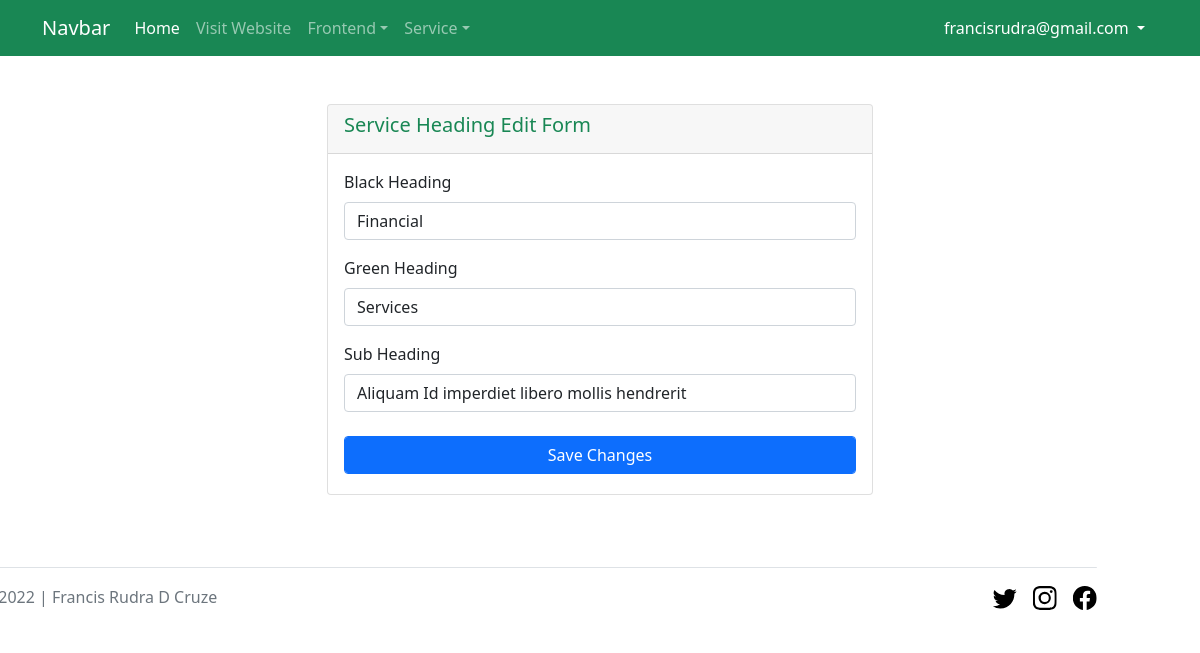
/admin/service_edit.php?service_head_id=1 (signed in), run on the app's committed database.
### tables this page shows
CREATE TABLE `service_heads` (
  `id` int(11) NOT NULL,
  `black_head` varchar(100) NOT NULL,
  `green_head` varchar(100) NOT NULL,
  `service_sub_head` varchar(255) NOT NULL,
  `active_status` int(1) NOT NULL DEFAULT 0
);

### db.php (called while the page is built, shortened)
<?php
function db_connect(){
    $db_host = "localhost";
    $db_user = "root";
    $db_pass = "";
    $db_name = "finance_business";
    return mysqli_connect($db_host, $db_user, $db_pass, $db_name);
}
?>

### admin/service_edit.php (the view, shortened to what this page needs)
<?php
    require_once '../header.php';
    require_once 'navbar.php';
    require_once '../db.php';
    $service_head_id = $_GET['service_head_id'];
    $get_query = "SELECT * FROM service_heads WHERE id = $service_head_id";
    $result_from_db = mysqli_query(db_connect(), $get_query);
    $after_assoc_head = mysqli_fetch_assoc($result_from_db);
?>
    <div class="container">
        <div class="row">
        <div class="col-lg-6 mx-auto mb-5">
                <div class="card mt-5">
                    <div class="card-header">
                        <h5 class="card-title text-success text-capitalize">Service Heading Edit form</h5>
                    </div>
                    <div class="card-body">
                        <form action="service_edit_post.php" method="post">
                            <div class="mb-3">
                                <label class="form-label">Black Heading</label>
                                <input type="text"  name="black_heading" class="form-control <?php
                                    if(isset($_SESSION['black_heading_err'])){
                                        echo $_SESSION['black_heading_err'];
                                        unset($_SESSION['black_heading_err']);
                                    }
                                ?>" value="<?= $after_assoc_head['black_head']?>">
                            </div>
                            <div class="mb-3">
                                <label class="form-label">Green Heading</label>
                                <input type="text"  name="green_heading" class="form-control <?php
                                    if(isset($_SESSION['green_heading_err'])){
                                        echo $_SESSION['green_heading_err'];
                                        unset($_SESSION['green_heading_err']);
                                    }
                                ?>" value="<?= $after_assoc_head['green_head']?>">
                            </div>
                            <div class="mb-4">
                                <label class="form-label">Sub Heading</label>
                                <input type="text"  name="service_sub_head" class="form-control <?php
                                    if(isset($_SESSION['service_sub_head_err'])){
                                        echo $_SESSION['service_sub_head_err'];
                                        unset($_SESSION['service_sub_head_err']);
                                    }
                                ?>" value="<?= $after_assoc_head['service_sub_head']?>">
                            </div>
                            <div class="mb-1">
                                <button class="btn btn-primary form-control" type="submit">Save Changes</button>
                            </div>
                        </form>
                    </div>
                </div>
            </div>
        </div>
    </div>
<?php require_once '../footer.php'; ?>

### data on the page
service_heads: black_heading "Financial", green_heading "Services", service_sub_head "Aliquam Id imperdiet libero mollis hendrerit"

### other printed values
$_SESSION['email'] "francisrudra@gmail.com"
